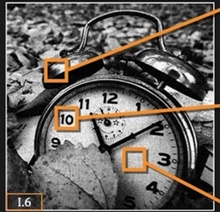
%> input picture IMG_1819.JPG, 220 x 212 px, shrunk from 411 x 396 before the run
$ octave Bilateral_filters.m   (GNU Octave 9; MATLAB toolbox functions it lacks are replaced by stand-ins)
%> lines starting %> are read from the running program, lines starting %| are printed output that depends on the picture
clc,clearvars;

function out=bilateral(f,sigsg,sigbg)
    [frows,fcols]=size(f);

    size_gauss=floor(sigsg*2*pi);%finding gaussian matrix size
    if mod(size_gauss,2)==0
        size_gauss=size_gauss+1;
    end
    size_brig=floor(sigsg*2*pi);%finding brightness matrix size
    if mod(size_brig,2)==0
        size_brig=size_brig+1;
    end

    gauss=zeros(size_gauss,size_gauss);
    centerX = floor(size_gauss/ 2) + 1;
    centerY = floor(size_gauss/ 2) + 1;
    for i = 1:size_gauss
        for j = 1:size_gauss
            x = i - centerX;
            y = j - centerY;
            gauss(i, j) = 1 / (2 * pi * sigsg^2) * exp(-0.5 * (x^2 + y^2) / sigsg^2);
         end
    end
    gauss=gauss/sum(gauss(:));
    padsize=[floor(size_brig/2),floor(size_brig/2)];
    fp=padarray(f,padsize,0,'both');
    f=double(f);

    padsize=[(size_brig-size_gauss)/2, (size_brig-size_gauss)/2];
    gauss=padarray(gauss,padsize,0,'both');

    for i=1:frows
        for j=1:fcols
            neighbor=fp(i:i+size_brig-1,j:j+size_brig-1);
            center_value = f(i, j);

            brightness_gauss = zeros(size(neighbor));
            for m = 1:size_brig
                for n = 1:size_brig
                    intensity_diff = double(neighbor(m, n)) - double(center_value);
                    brightness_gauss(m, n) = exp(-0.5 * (intensity_diff^2) / sigbg^2);
                end
            end
            combined_weights = gauss .* brightness_gauss;
            combined_weights = combined_weights / sum(combined_weights(:));
            filtered_value = sum(sum(combined_weights .*double(neighbor)));
            out(i, j) = filtered_value;
        end
    end
    out=uint8(out);
end


f = imread('/MATLAB Drive/Image Processing/IMG_1819.JPG');
%> f is the input picture: size 212x220x3 uint8; mean R, G, B 102.7, 97.7, 93.2
f = im2gray(f);
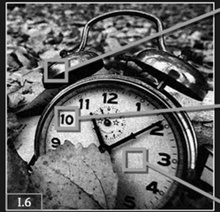
%> f: size 212x220 uint8; min 0, max 255, mean 98.7
sigsg = 2;
sigbg = 50;

out = bilateral(f, sigsg, sigbg);
%> in bilateral, `fp=padarray(f,padsize,0,'both');`:
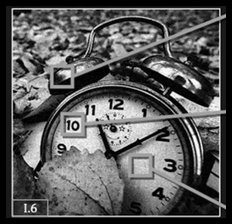
%> fp: size 224x232 uint8; min 0, max 255, mean 88.6
%> (the run ends here)
